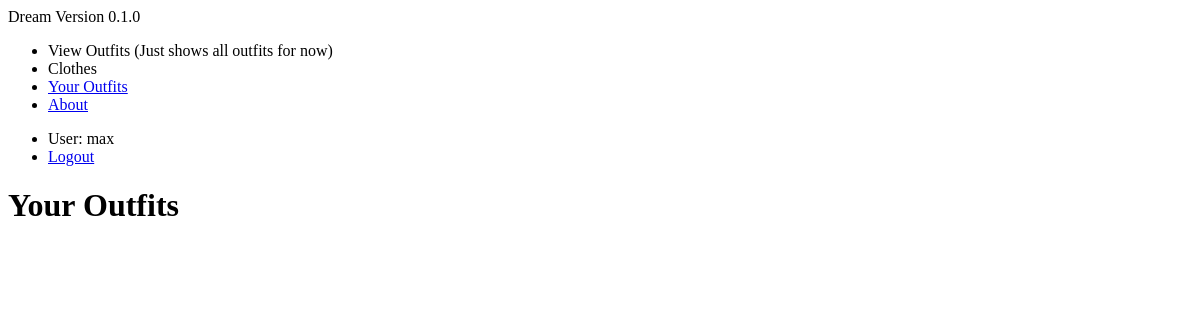
The page /clothing/ (signed in) on the database as committed earlier.
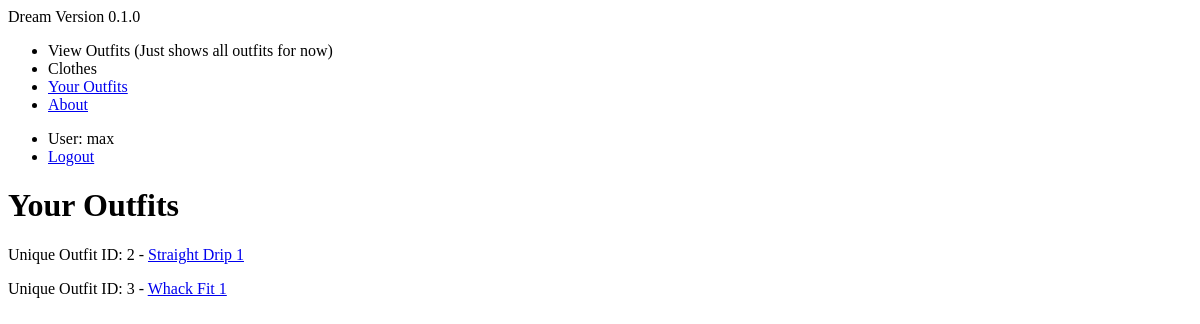
The same page on the database as committed later.
### clothing/models.py (models this page shows, shortened)
class Outfit(models.Model):
    title = models.CharField(max_length=120)
    top = models.CharField(max_length=120)
    bottom = models.CharField(max_length=120)
    shoes = models.CharField(max_length=120)
    creator = models.ForeignKey(User, on_delete=models.SET_NULL, null=True)
    jacket = models.CharField(max_length=120, blank=True)
    socks = models.CharField(max_length=120, blank=True)
    hat = models.CharField(max_length=120, blank=True)
    def get_absolute_url(self):
        return reverse('clothing:outfit-detail', kwargs={"pk": self.pk})

### clothing/views.py (the view)
# urls.py: path('', OutfitListView.as_view(), name='outfit-list'),
class OutfitListView(ListView, LoginRequiredMixin):
    def get_queryset(self):
        return Outfit.objects.filter(creator=self.request.user)

### clothing/templates/clothing/outfit_list.html
{% extends 'base.html' %}
{% block content %}
<h1>Your Outfits</h1>
{% for instance in object_list %}
<p> Unique Outfit ID: {{ instance.id }} - <a href='{{ instance.get_absolute_url }}'>{{ instance.title }}</a>
{% endfor %}
{% endblock %}

Rows that differ between the two databases and show on the page:
added Outfit: id "2", title "Straight Drip 1"
added Outfit: id "3", title "Whack Fit 1"
